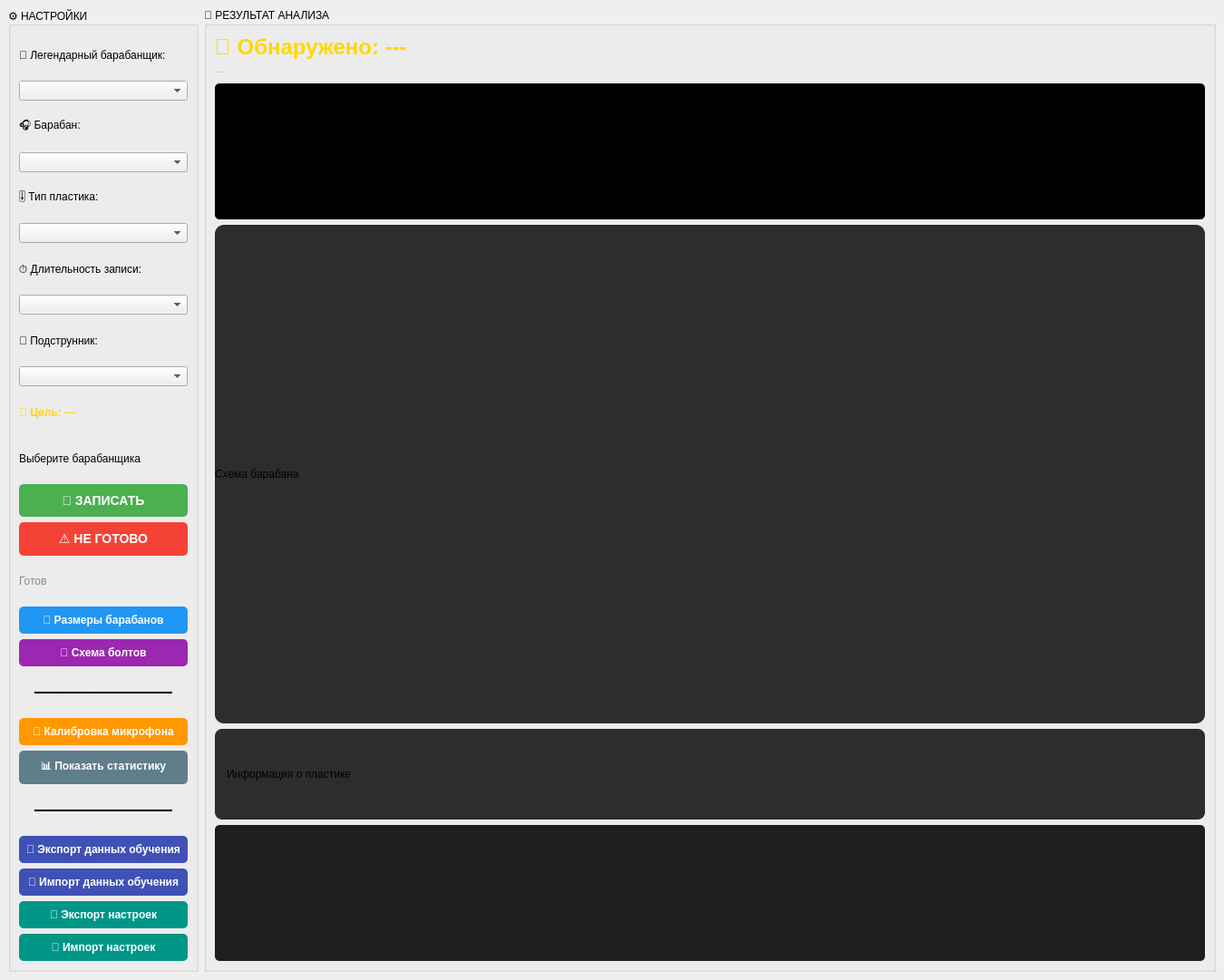
<?xml version="1.0" encoding="UTF-8"?>
<ui version="4.0">
 <class>MainWindow</class>
 <widget class="QMainWindow" name="MainWindow">
  <property name="geometry">
   <rect>
    <x>0</x>
    <y>0</y>
    <width>1350</width>
    <height>950</height>
   </rect>
  </property>
  <property name="windowTitle">
   <string>Drum Tuner AI</string>
  </property>
  <widget class="QWidget" name="centralwidget">
   <layout class="QHBoxLayout" name="horizontalLayout">
    <item>
     <widget class="QGroupBox" name="controlGroup">
      <property name="title">
       <string>⚙️ НАСТРОЙКИ</string>
      </property>
      <layout class="QVBoxLayout" name="verticalLayout">
       <item>
        <widget class="QLabel" name="labelDrummer">
         <property name="text">
          <string>🥁 Легендарный барабанщик:</string>
         </property>
        </widget>
       </item>
       <item>
        <widget class="QComboBox" name="drummerCombo"/>
       </item>
       <item>
        <widget class="QLabel" name="labelDrum">
         <property name="text">
          <string>🎧 Барабан:</string>
         </property>
        </widget>
       </item>
       <item>
        <widget class="QComboBox" name="drumCombo"/>
       </item>
       <item>
        <widget class="QLabel" name="labelPlastic">
         <property name="text">
          <string>🎚️ Тип пластика:</string>
         </property>
        </widget>
       </item>
       <item>
        <widget class="QComboBox" name="plasticCombo"/>
       </item>
       <item>
        <widget class="QLabel" name="labelDuration">
         <property name="text">
          <string>⏱️ Длительность записи:</string>
         </property>
        </widget>
       </item>
       <item>
        <widget class="QComboBox" name="durationCombo"/>
       </item>
       <item>
        <widget class="QLabel" name="labelSnareWire">
         <property name="text">
          <string>🔘 Подструнник:</string>
         </property>
        </widget>
       </item>
       <item>
        <widget class="QComboBox" name="snareWireCombo"/>
       </item>
       <item>
        <widget class="QLabel" name="targetLabel">
         <property name="text">
          <string>🎯 Цель: ---</string>
         </property>
         <property name="styleSheet">
          <string>font-weight: bold; color: #FFD700;</string>
         </property>
        </widget>
       </item>
       <item>
        <widget class="QLabel" name="infoLabel">
         <property name="text">
          <string>Выберите барабанщика</string>
         </property>
         <property name="wordWrap">
          <bool>true</bool>
         </property>
        </widget>
       </item>
       <item>
        <widget class="QPushButton" name="recordButton">
         <property name="text">
          <string>🎤 ЗАПИСАТЬ</string>
         </property>
         <property name="styleSheet">
          <string>background-color: #4CAF50; color: white; font-weight: bold; padding: 10px; font-size: 14px; border-radius: 5px;</string>
         </property>
        </widget>
       </item>
       <item>
        <widget class="QPushButton" name="readyButton">
         <property name="text">
          <string>⚠️ НЕ ГОТОВО</string>
         </property>
         <property name="styleSheet">
          <string>background-color: #f44336; color: white; font-weight: bold; padding: 10px; font-size: 14px; border-radius: 5px;</string>
         </property>
        </widget>
       </item>
       <item>
        <widget class="QLabel" name="statusLabel">
         <property name="text">
          <string>Готов</string>
         </property>
         <property name="styleSheet">
          <string>color: #888888;</string>
         </property>
        </widget>
       </item>
       <item>
        <widget class="QPushButton" name="dimensionsButton">
         <property name="text">
          <string>📏 Размеры барабанов</string>
         </property>
         <property name="styleSheet">
          <string>background-color: #2196F3; color: white; font-weight: bold; padding: 8px; border-radius: 5px;</string>
         </property>
        </widget>
       </item>
       <item>
        <widget class="QPushButton" name="showBoltsButton">
         <property name="text">
          <string>🔧 Схема болтов</string>
         </property>
         <property name="styleSheet">
          <string>background-color: #9C27B0; color: white; font-weight: bold; padding: 8px; border-radius: 5px;</string>
         </property>
        </widget>
       </item>
       <item>
        <widget class="QLabel" name="labelSeparator1">
         <property name="text">
          <string>━━━━━━━━━━━━━━━━━━━━━</string>
         </property>
         <property name="alignment">
          <set>Qt::AlignCenter</set>
         </property>
        </widget>
       </item>
       <item>
        <widget class="QPushButton" name="calibrateButton">
         <property name="text">
          <string>🔧 Калибровка микрофона</string>
         </property>
         <property name="styleSheet">
          <string>background-color: #FF9800; color: white; font-weight: bold; padding: 8px; border-radius: 5px;</string>
         </property>
        </widget>
       </item>
       <item>
        <widget class="QPushButton" name="statsButton">
         <property name="text">
          <string>📊 Показать статистику</string>
         </property>
         <property name="styleSheet">
          <string>background-color: #607D8B; color: white; font-weight: bold; padding: 8px; border-radius: 5px;</string>
         </property>
        </widget>
       </item>
       <item>
        <widget class="QLabel" name="labelSeparator2">
         <property name="text">
          <string>━━━━━━━━━━━━━━━━━━━━━</string>
         </property>
         <property name="alignment">
          <set>Qt::AlignCenter</set>
         </property>
        </widget>
       </item>
       <item>
        <widget class="QPushButton" name="exportButton">
         <property name="text">
          <string>💾 Экспорт данных обучения</string>
         </property>
         <property name="styleSheet">
          <string>background-color: #3F51B5; color: white; font-weight: bold; padding: 8px; border-radius: 5px;</string>
         </property>
        </widget>
       </item>
       <item>
        <widget class="QPushButton" name="importButton">
         <property name="text">
          <string>📂 Импорт данных обучения</string>
         </property>
         <property name="styleSheet">
          <string>background-color: #3F51B5; color: white; font-weight: bold; padding: 8px; border-radius: 5px;</string>
         </property>
        </widget>
       </item>
       <item>
        <widget class="QPushButton" name="settingsExportButton">
         <property name="text">
          <string>💾 Экспорт настроек</string>
         </property>
         <property name="styleSheet">
          <string>background-color: #009688; color: white; font-weight: bold; padding: 8px; border-radius: 5px;</string>
         </property>
        </widget>
       </item>
       <item>
        <widget class="QPushButton" name="settingsImportButton">
         <property name="text">
          <string>📂 Импорт настроек</string>
         </property>
         <property name="styleSheet">
          <string>background-color: #009688; color: white; font-weight: bold; padding: 8px; border-radius: 5px;</string>
         </property>
        </widget>
       </item>
      </layout>
     </widget>
    </item>
    <item>
     <widget class="QGroupBox" name="resultGroup">
      <property name="title">
       <string>🧠 РЕЗУЛЬТАТ АНАЛИЗА</string>
      </property>
      <layout class="QVBoxLayout" name="verticalLayout_2">
       <item>
        <widget class="QLabel" name="detectedLabel">
         <property name="text">
          <string>🎵 Обнаружено: ---</string>
         </property>
         <property name="styleSheet">
          <string>font-size: 24px; font-weight: bold; color: #FFD700;</string>
         </property>
        </widget>
       </item>
       <item>
        <widget class="QLabel" name="resultLabel">
         <property name="text">
          <string>---</string>
         </property>
         <property name="wordWrap">
          <bool>true</bool>
         </property>
         <property name="styleSheet">
          <string>font-size: 12px; color: #CCCCCC;</string>
         </property>
        </widget>
       </item>
       <item>
        <widget class="QLabel" name="spectrumLabel">
         <property name="minimumSize">
          <size>
           <width>0</width>
           <height>150</height>
          </size>
         </property>
         <property name="text">
          <string>Спектр</string>
         </property>
         <property name="styleSheet">
          <string>background-color: black; border-radius: 5px;</string>
         </property>
        </widget>
       </item>
       <item>
        <widget class="QLabel" name="schemeLabel">
         <property name="minimumSize">
          <size>
           <width>550</width>
           <height>550</height>
          </size>
         </property>
         <property name="text">
          <string>Схема барабана</string>
         </property>
         <property name="styleSheet">
          <string>background-color: #2D2D2D; border-radius: 10px;</string>
         </property>
        </widget>
       </item>
       <item>
        <widget class="QLabel" name="plasticInfoLabel">
         <property name="minimumSize">
          <size>
           <width>0</width>
           <height>100</height>
          </size>
         </property>
         <property name="text">
          <string>Информация о пластике</string>
         </property>
         <property name="wordWrap">
          <bool>true</bool>
         </property>
         <property name="styleSheet">
          <string>background-color: #2D2D2D; border-radius: 8px; padding: 10px;</string>
         </property>
        </widget>
       </item>
       <item>
        <widget class="QTextEdit" name="logTextEdit">
         <property name="minimumSize">
          <size>
           <width>0</width>
           <height>150</height>
          </size>
         </property>
         <property name="readOnly">
          <bool>true</bool>
         </property>
         <property name="styleSheet">
          <string>background-color: #1E1E1E; color: #00FF00; font-family: monospace; border-radius: 5px;</string>
         </property>
        </widget>
       </item>
      </layout>
     </widget>
    </item>
   </layout>
  </widget>
 </widget>
 <resources/>
 <connections/>
</ui>
